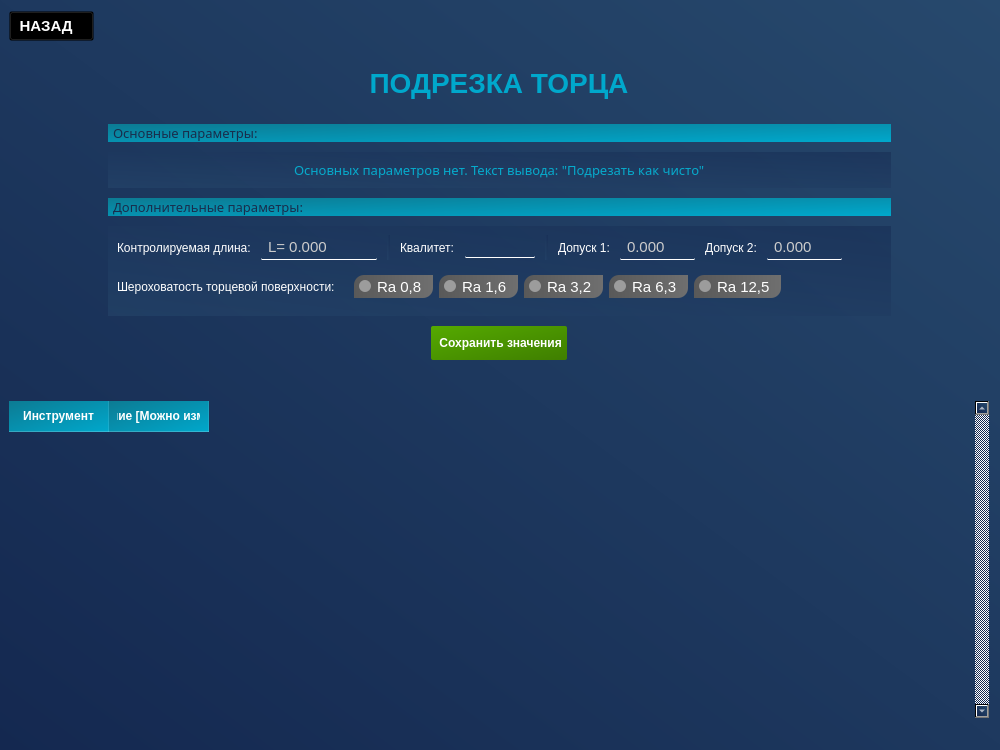
<?xml version="1.0" encoding="UTF-8"?>
<ui version="4.0">
 <class>PageTokarnayaPodrezka</class>
 <widget class="QWidget" name="PageTokarnayaPodrezka">
  <property name="enabled">
   <bool>true</bool>
  </property>
  <property name="geometry">
   <rect>
    <x>0</x>
    <y>0</y>
    <width>1000</width>
    <height>750</height>
   </rect>
  </property>
  <property name="minimumSize">
   <size>
    <width>1000</width>
    <height>750</height>
   </size>
  </property>
  <property name="maximumSize">
   <size>
    <width>1000</width>
    <height>750</height>
   </size>
  </property>
  <property name="windowTitle">
   <string>Подрезка</string>
  </property>
  <property name="styleSheet">
   <string notr="true">color: white;
background-color: qlineargradient(spread:pad, x1:0, y1:1, x2:1, y2:0, stop:0 rgba(20, 40, 80, 255), stop:1 rgba(39, 73, 109, 255));
</string>
  </property>
  <layout class="QVBoxLayout" name="verticalLayout_2">
   <property name="leftMargin">
    <number>9</number>
   </property>
   <item>
    <layout class="QHBoxLayout" name="horizontalLayout_5">
     <property name="topMargin">
      <number>0</number>
     </property>
     <property name="bottomMargin">
      <number>0</number>
     </property>
     <item alignment="Qt::AlignmentFlag::AlignLeft">
      <widget class="QPushButton" name="btn_home_tokarnaya_podrezka">
       <property name="sizePolicy">
        <sizepolicy hsizetype="Minimum" vsizetype="Fixed">
         <horstretch>0</horstretch>
         <verstretch>0</verstretch>
        </sizepolicy>
       </property>
       <property name="minimumSize">
        <size>
         <width>70</width>
         <height>0</height>
        </size>
       </property>
       <property name="maximumSize">
        <size>
         <width>150</width>
         <height>30</height>
        </size>
       </property>
       <property name="font">
        <font>
         <pointsize>11</pointsize>
         <bold>true</bold>
        </font>
       </property>
       <property name="styleSheet">
        <string notr="true">QPushButton {
	border-bottom: 1px solid white;
	height: 30px;
	background-color: rgba(0,0,0,0);
	padding: 5 20 5 5

}
QPushButton:hover {
	border-radius: 10px;
	border: none;
	border-left: 1px solid rgb(58, 170, 255);
	background-color: qlineargradient(spread:pad, x1:1, y1:0.506, x2:0.517045, y2:0.528, stop:0.0340909 rgba(15, 109, 159, 0), stop:1 rgba(15, 109, 159, 64))
}
QPushButton:pressed {
	background-color: rgb(0, 53, 93)
}</string>
       </property>
       <property name="text">
        <string> НАЗАД</string>
       </property>
       <property name="icon">
        <iconset resource="res/res.qrc">
         <normaloff>:/icons/back2.png</normaloff>:/icons/back2.png</iconset>
       </property>
       <property name="iconSize">
        <size>
         <width>20</width>
         <height>20</height>
        </size>
       </property>
      </widget>
     </item>
    </layout>
   </item>
   <item>
    <widget class="QWidget" name="widget" native="true">
     <property name="styleSheet">
      <string notr="true">border: none;
background: none;</string>
     </property>
     <layout class="QVBoxLayout" name="verticalLayout_6">
      <property name="spacing">
       <number>5</number>
      </property>
      <property name="leftMargin">
       <number>15</number>
      </property>
      <property name="topMargin">
       <number>20</number>
      </property>
      <property name="rightMargin">
       <number>15</number>
      </property>
      <property name="bottomMargin">
       <number>15</number>
      </property>
      <item>
       <widget class="QLabel" name="label_4">
        <property name="sizePolicy">
         <sizepolicy hsizetype="Minimum" vsizetype="Maximum">
          <horstretch>3</horstretch>
          <verstretch>0</verstretch>
         </sizepolicy>
        </property>
        <property name="font">
         <font>
          <pointsize>-1</pointsize>
          <fontweight>DemiBold</fontweight>
         </font>
        </property>
        <property name="styleSheet">
         <string notr="true">background-color: none;
color: qlineargradient(spread:pad, x1:0, y1:0, x2:1, y2:1, stop:0 rgba(12, 123, 147, 255), stop:1 rgba(0, 168, 204, 255));
font-size: 28px;
font-weight: 600;
border: none;
width: 300px;

</string>
        </property>
        <property name="text">
         <string>ПОДРЕЗКА ТОРЦА</string>
        </property>
        <property name="alignment">
         <set>Qt::AlignmentFlag::AlignCenter</set>
        </property>
       </widget>
      </item>
      <item>
       <layout class="QHBoxLayout" name="horizontalLayout">
        <property name="leftMargin">
         <number>0</number>
        </property>
        <property name="topMargin">
         <number>0</number>
        </property>
        <property name="rightMargin">
         <number>0</number>
        </property>
        <item>
         <spacer name="horizontalSpacer">
          <property name="orientation">
           <enum>Qt::Orientation::Horizontal</enum>
          </property>
          <property name="sizeHint" stdset="0">
           <size>
            <width>40</width>
            <height>20</height>
           </size>
          </property>
         </spacer>
        </item>
        <item>
         <widget class="QWidget" name="group_value_podrezka" native="true">
          <property name="mouseTracking">
           <bool>true</bool>
          </property>
          <property name="tabletTracking">
           <bool>false</bool>
          </property>
          <property name="autoFillBackground">
           <bool>false</bool>
          </property>
          <property name="styleSheet">
           <string notr="true">QWidget { 
	border: none;
	background: none;
}</string>
          </property>
          <layout class="QVBoxLayout" name="verticalLayout">
           <property name="spacing">
            <number>10</number>
           </property>
           <property name="leftMargin">
            <number>10</number>
           </property>
           <property name="topMargin">
            <number>20</number>
           </property>
           <property name="rightMargin">
            <number>10</number>
           </property>
           <property name="bottomMargin">
            <number>20</number>
           </property>
           <item>
            <widget class="QLabel" name="label_6">
             <property name="font">
              <font>
               <family>Segoe UI Light</family>
               <pointsize>10</pointsize>
               <bold>false</bold>
              </font>
             </property>
             <property name="styleSheet">
              <string notr="true">QLabel {
	background: qlineargradient(spread:pad, x1:0, y1:0, x2:1, y2:1, stop:0 rgba(12, 123, 147, 255), stop:1 rgba(0, 168, 204, 255));
	padding-left: 2px;	
	color: rgb(24, 45, 76)
}
</string>
             </property>
             <property name="text">
              <string>Основные параметры:</string>
             </property>
            </widget>
           </item>
           <item>
            <widget class="QWidget" name="widget_2" native="true">
             <property name="styleSheet">
              <string notr="true">QWidget {
	background: qlineargradient(spread:pad, x1:0, y1:1, x2:1, y2:0, stop:0 rgba(39, 72, 109, 129), stop:1 rgba(21, 41, 81, 129))
}</string>
             </property>
             <layout class="QVBoxLayout" name="verticalLayout_5">
              <item alignment="Qt::AlignmentFlag::AlignHCenter">
               <widget class="QLabel" name="label_7">
                <property name="font">
                 <font>
                  <family>Segoe UI Light</family>
                  <pointsize>10</pointsize>
                 </font>
                </property>
                <property name="styleSheet">
                 <string notr="true">color: rgb(6, 171, 204);
background: none;</string>
                </property>
                <property name="text">
                 <string>Основных параметров нет. Текст вывода: &quot;Подрезать как чисто&quot;</string>
                </property>
               </widget>
              </item>
             </layout>
            </widget>
           </item>
           <item>
            <widget class="QLabel" name="label_5">
             <property name="font">
              <font>
               <family>Segoe UI Light</family>
               <pointsize>10</pointsize>
               <bold>false</bold>
              </font>
             </property>
             <property name="styleSheet">
              <string notr="true">QLabel {
	background: qlineargradient(spread:pad, x1:0, y1:0, x2:1, y2:1, stop:0 rgba(12, 123, 147, 255), stop:1 rgba(0, 168, 204, 255));
	padding-left: 2px;	
	color: rgb(24, 45, 76)
}
</string>
             </property>
             <property name="text">
              <string>Дополнительные параметры:</string>
             </property>
            </widget>
           </item>
           <item>
            <widget class="QWidget" name="widget_3" native="true">
             <property name="styleSheet">
              <string notr="true">QWidget {
	background: qlineargradient(spread:pad, x1:0, y1:1, x2:1, y2:0, stop:0 rgba(39, 72, 109, 129), stop:1 rgba(21, 41, 81, 129));

}
Line {
	background: qlineargradient(spread:pad, x1:0, y1:0, x2:1, y2:1, stop:0 rgba(8, 81, 97, 128), stop:1 rgba(0, 117, 142, 106))
}</string>
             </property>
             <layout class="QVBoxLayout" name="verticalLayout_7">
              <item>
               <layout class="QHBoxLayout" name="horizontalLayout_2">
                <property name="spacing">
                 <number>10</number>
                </property>
                <property name="leftMargin">
                 <number>0</number>
                </property>
                <property name="topMargin">
                 <number>0</number>
                </property>
                <property name="rightMargin">
                 <number>0</number>
                </property>
                <property name="bottomMargin">
                 <number>0</number>
                </property>
                <item>
                 <widget class="QLabel" name="label">
                  <property name="styleSheet">
                   <string notr="true">background: none;</string>
                  </property>
                  <property name="text">
                   <string>Контролируемая длина:</string>
                  </property>
                 </widget>
                </item>
                <item alignment="Qt::AlignmentFlag::AlignLeft">
                 <widget class="QDoubleSpinBox" name="value_length">
                  <property name="enabled">
                   <bool>true</bool>
                  </property>
                  <property name="minimumSize">
                   <size>
                    <width>80</width>
                    <height>0</height>
                   </size>
                  </property>
                  <property name="styleSheet">
                   <string notr="true">QDoubleSpinBox {
	padding: 2 5 2 5;	
	border: none;
	border-bottom: 1px solid white;
	border-radius: 1px;
	background: rgba(255, 255, 255, 0);
	transition: color 0.3s ease;
	transition: border-bottom 0.4s ease;
	color: rgb(204, 204, 204);
	font-size: 15px
}

QDoubleSpinBox:disabled {
	color: rgb(120, 106, 107);
	background: rgba(255, 255, 255, 20);
}

QDoubleSpinBox:hover {
	color: rgb(255, 255, 255)
}

QDoubleSpinBox:pressed {
	border-bottom: 1px solid white;
}
</string>
                  </property>
                  <property name="prefix">
                   <string>L= </string>
                  </property>
                  <property name="decimals">
                   <number>3</number>
                  </property>
                  <property name="maximum">
                   <double>2000.000000000000000</double>
                  </property>
                 </widget>
                </item>
                <item>
                 <widget class="Line" name="line">
                  <property name="styleSheet">
                   <string notr="true"/>
                  </property>
                  <property name="orientation">
                   <enum>Qt::Orientation::Vertical</enum>
                  </property>
                 </widget>
                </item>
                <item>
                 <widget class="QLabel" name="label_2">
                  <property name="styleSheet">
                   <string notr="true">background: none;</string>
                  </property>
                  <property name="text">
                   <string>Квалитет:</string>
                  </property>
                 </widget>
                </item>
                <item>
                 <widget class="QLineEdit" name="kavalitet_length">
                  <property name="enabled">
                   <bool>true</bool>
                  </property>
                  <property name="sizePolicy">
                   <sizepolicy hsizetype="Maximum" vsizetype="Fixed">
                    <horstretch>0</horstretch>
                    <verstretch>0</verstretch>
                   </sizepolicy>
                  </property>
                  <property name="maximumSize">
                   <size>
                    <width>70</width>
                    <height>16777215</height>
                   </size>
                  </property>
                  <property name="font">
                   <font>
                    <pointsize>-1</pointsize>
                    <bold>false</bold>
                   </font>
                  </property>
                  <property name="styleSheet">
                   <string notr="true">QLineEdit {
	padding: 2;	
	border: none;
	border-bottom: 1px solid white;
	border-radius: 1px;
	background: rgba(255, 255, 255, 0);
	transition: color 0.3s ease;
	transition: border-bottom 0.4s ease;
	color: rgb(204, 204, 204);
	font-size: 12px
}
QLineEdit:disabled {
	color: rgb(120, 106, 107);
	background: rgba(255, 255, 255, 20);
}

QLineEdit:hover {
	color: rgb(255, 255, 255)
}

QLineEdit:pressed {
	border-bottom: 1px solid white;
}</string>
                  </property>
                  <property name="text">
                   <string/>
                  </property>
                  <property name="placeholderText">
                   <string/>
                  </property>
                 </widget>
                </item>
                <item>
                 <widget class="Line" name="line_2">
                  <property name="styleSheet">
                   <string notr="true"/>
                  </property>
                  <property name="orientation">
                   <enum>Qt::Orientation::Vertical</enum>
                  </property>
                 </widget>
                </item>
                <item>
                 <widget class="QLabel" name="label_8">
                  <property name="styleSheet">
                   <string notr="true">background: none;</string>
                  </property>
                  <property name="text">
                   <string>Допуск 1:</string>
                  </property>
                 </widget>
                </item>
                <item>
                 <widget class="QDoubleSpinBox" name="dopusk_length">
                  <property name="enabled">
                   <bool>true</bool>
                  </property>
                  <property name="sizePolicy">
                   <sizepolicy hsizetype="Maximum" vsizetype="Fixed">
                    <horstretch>0</horstretch>
                    <verstretch>0</verstretch>
                   </sizepolicy>
                  </property>
                  <property name="maximumSize">
                   <size>
                    <width>80</width>
                    <height>16777215</height>
                   </size>
                  </property>
                  <property name="styleSheet">
                   <string notr="true">QDoubleSpinBox {
	padding: 2 5 2 5;	
	border: none;
	border-bottom: 1px solid white;
	border-radius: 1px;
	background: rgba(255, 255, 255, 0);
	transition: color 0.3s ease;
	transition: border-bottom 0.4s ease;
	color: rgb(204, 204, 204);
	font-size: 15px
}

QDoubleSpinBox:disabled {
	color: rgb(120, 106, 107);
	background: rgba(255, 255, 255, 20);
}

QDoubleSpinBox:hover {
	color: rgb(255, 255, 255)
}

QDoubleSpinBox:pressed {
	border-bottom: 1px solid white;
}
</string>
                  </property>
                  <property name="prefix">
                   <string/>
                  </property>
                  <property name="decimals">
                   <number>3</number>
                  </property>
                  <property name="minimum">
                   <double>-5.000000000000000</double>
                  </property>
                  <property name="maximum">
                   <double>5.000000000000000</double>
                  </property>
                  <property name="singleStep">
                   <double>0.010000000000000</double>
                  </property>
                 </widget>
                </item>
                <item>
                 <widget class="QLabel" name="label_9">
                  <property name="styleSheet">
                   <string notr="true">background: none;</string>
                  </property>
                  <property name="text">
                   <string>Допуск 2:</string>
                  </property>
                 </widget>
                </item>
                <item>
                 <widget class="QDoubleSpinBox" name="dopusk_length_2">
                  <property name="enabled">
                   <bool>true</bool>
                  </property>
                  <property name="sizePolicy">
                   <sizepolicy hsizetype="Maximum" vsizetype="Fixed">
                    <horstretch>0</horstretch>
                    <verstretch>0</verstretch>
                   </sizepolicy>
                  </property>
                  <property name="maximumSize">
                   <size>
                    <width>80</width>
                    <height>16777215</height>
                   </size>
                  </property>
                  <property name="styleSheet">
                   <string notr="true">QDoubleSpinBox {
	padding: 2 5 2 5;	
	border: none;
	border-bottom: 1px solid white;
	border-radius: 1px;
	background: rgba(255, 255, 255, 0);
	transition: color 0.3s ease;
	transition: border-bottom 0.4s ease;
	color: rgb(204, 204, 204);
	font-size: 15px
}

QDoubleSpinBox:disabled {
	color: rgb(120, 106, 107);
	background: rgba(255, 255, 255, 20);
}

QDoubleSpinBox:hover {
	color: rgb(255, 255, 255)
}

QDoubleSpinBox:pressed {
	border-bottom: 1px solid white;
}
</string>
                  </property>
                  <property name="prefix">
                   <string/>
                  </property>
                  <property name="decimals">
                   <number>3</number>
                  </property>
                  <property name="minimum">
                   <double>-5.000000000000000</double>
                  </property>
                  <property name="maximum">
                   <double>5.000000000000000</double>
                  </property>
                  <property name="singleStep">
                   <double>0.010000000000000</double>
                  </property>
                 </widget>
                </item>
                <item>
                 <spacer name="horizontalSpacer_9">
                  <property name="orientation">
                   <enum>Qt::Orientation::Horizontal</enum>
                  </property>
                  <property name="sizeHint" stdset="0">
                   <size>
                    <width>40</width>
                    <height>20</height>
                   </size>
                  </property>
                 </spacer>
                </item>
               </layout>
              </item>
              <item>
               <layout class="QHBoxLayout" name="horizontalLayout_4">
                <property name="spacing">
                 <number>10</number>
                </property>
                <property name="topMargin">
                 <number>0</number>
                </property>
                <item>
                 <widget class="QLabel" name="label_3">
                  <property name="styleSheet">
                   <string notr="true">background: none;</string>
                  </property>
                  <property name="text">
                   <string>Шероховатость торцевой поверхности:</string>
                  </property>
                 </widget>
                </item>
                <item>
                 <widget class="QGroupBox" name="groupBox">
                  <property name="styleSheet">
                   <string notr="true">QGroupBox {
	border: none;
	background: none;
}

QRadioButton {
	background: qlineargradient(spread:pad, x1:0, y1:0, x2:1, y2:0, stop:0 rgba(89, 89, 89, 255), stop:1 rgba(111, 111, 111, 255));
	padding: 2 10 2 5;
	font-size: 15px;
	border-top-left-radius: 10px;
	border-bottom-right-radius: 10px;
}

QRadioButton:hover {
	color: rgb(216, 216, 216);
	background: qradialgradient(spread:pad, cx:0.5, cy:0.5, radius:0.851, fx:0.5, fy:0.5, stop:0 rgba(60, 60, 60, 255), stop:1 rgba(89, 89, 89, 255))
}

QRadioButton:checked {
	background: qlineargradient(spread:pad, x1:0, y1:1, x2:1, y2:0, stop:0 rgba(12, 123, 147, 255), stop:1 rgba(0, 168, 204, 255));
}

QRadioButton:disabled {
	background: 
}
QRadioButton::indicator:enabled {
	background: rgb(156, 156, 156);
}
QRadioButton::indicator:disabled {
	background: none;
	border: 1px solid rgb(200, 200, 200);
	border-radius: 6px;
}
QRadioButton::indicator {
	width: 12px;
	height: 12px;
	background: qlineargradient(spread:pad, x1:0, y1:0, x2:1, y2:0, stop:0 rgba(135, 135, 135, 255), stop:1 rgba(184, 184, 184, 255));
	border-radius: 6px;
}
QRadioButton::indicator:checked {
	background: qlineargradient(spread:pad, x1:0, y1:0, x2:1, y2:1, stop:0 rgba(8, 81, 97, 255), stop:1 rgba(0, 117, 142, 255))
}

QRadioButton:disabled {
	background: none;
	color: rgb(200, 200, 200);
}</string>
                  </property>
                  <property name="title">
                   <string/>
                  </property>
                  <layout class="QHBoxLayout" name="horizontalLayout_6">
                   <item>
                    <widget class="QRadioButton" name="radioButton_ra1">
                     <property name="enabled">
                      <bool>true</bool>
                     </property>
                     <property name="cursor">
                      <cursorShape>PointingHandCursor</cursorShape>
                     </property>
                     <property name="autoFillBackground">
                      <bool>false</bool>
                     </property>
                     <property name="styleSheet">
                      <string notr="true"/>
                     </property>
                     <property name="text">
                      <string>Ra 0,8</string>
                     </property>
                     <property name="checkable">
                      <bool>true</bool>
                     </property>
                     <property name="checked">
                      <bool>false</bool>
                     </property>
                     <property name="autoExclusive">
                      <bool>true</bool>
                     </property>
                    </widget>
                   </item>
                   <item>
                    <widget class="QRadioButton" name="radioButton_ra2">
                     <property name="enabled">
                      <bool>true</bool>
                     </property>
                     <property name="cursor">
                      <cursorShape>PointingHandCursor</cursorShape>
                     </property>
                     <property name="styleSheet">
                      <string notr="true"/>
                     </property>
                     <property name="text">
                      <string>Ra 1,6</string>
                     </property>
                     <property name="checkable">
                      <bool>true</bool>
                     </property>
                     <property name="checked">
                      <bool>false</bool>
                     </property>
                     <property name="autoExclusive">
                      <bool>true</bool>
                     </property>
                    </widget>
                   </item>
                   <item>
                    <widget class="QRadioButton" name="radioButton_ra3">
                     <property name="enabled">
                      <bool>true</bool>
                     </property>
                     <property name="cursor">
                      <cursorShape>PointingHandCursor</cursorShape>
                     </property>
                     <property name="styleSheet">
                      <string notr="true"/>
                     </property>
                     <property name="text">
                      <string>Ra 3,2</string>
                     </property>
                    </widget>
                   </item>
                   <item>
                    <widget class="QRadioButton" name="radioButton_ra4">
                     <property name="enabled">
                      <bool>true</bool>
                     </property>
                     <property name="cursor">
                      <cursorShape>PointingHandCursor</cursorShape>
                     </property>
                     <property name="styleSheet">
                      <string notr="true"/>
                     </property>
                     <property name="text">
                      <string>Ra 6,3</string>
                     </property>
                     <property name="checkable">
                      <bool>true</bool>
                     </property>
                     <property name="checked">
                      <bool>false</bool>
                     </property>
                     <property name="autoExclusive">
                      <bool>true</bool>
                     </property>
                    </widget>
                   </item>
                   <item>
                    <widget class="QRadioButton" name="radioButton_ra5">
                     <property name="enabled">
                      <bool>true</bool>
                     </property>
                     <property name="cursor">
                      <cursorShape>PointingHandCursor</cursorShape>
                     </property>
                     <property name="styleSheet">
                      <string notr="true"/>
                     </property>
                     <property name="text">
                      <string>Ra 12,5</string>
                     </property>
                     <property name="checkable">
                      <bool>true</bool>
                     </property>
                     <property name="checked">
                      <bool>false</bool>
                     </property>
                     <property name="autoExclusive">
                      <bool>true</bool>
                     </property>
                    </widget>
                   </item>
                  </layout>
                 </widget>
                </item>
                <item>
                 <widget class="QPushButton" name="cancel_surf_rad">
                  <property name="cursor">
                   <cursorShape>PointingHandCursor</cursorShape>
                  </property>
                  <property name="styleSheet">
                   <string notr="true">QPushButton {
	image: url(:/icons/return_white.png);
	background: none;
	padding: 5;
	widgth: 25;
	height: 25;
}
QPushButton:hover {
	image: url(:/icons/return_grey.png);
}</string>
                  </property>
                  <property name="text">
                   <string/>
                  </property>
                 </widget>
                </item>
                <item>
                 <spacer name="horizontalSpacer_3">
                  <property name="orientation">
                   <enum>Qt::Orientation::Horizontal</enum>
                  </property>
                  <property name="sizeHint" stdset="0">
                   <size>
                    <width>40</width>
                    <height>20</height>
                   </size>
                  </property>
                 </spacer>
                </item>
               </layout>
              </item>
             </layout>
            </widget>
           </item>
           <item alignment="Qt::AlignmentFlag::AlignHCenter">
            <widget class="QPushButton" name="btn_save">
             <property name="font">
              <font>
               <bold>true</bold>
              </font>
             </property>
             <property name="styleSheet">
              <string notr="true">QPushButton {
	height: 30px;
	border: none;
	border-radius: 2px;
	background-color: qlineargradient(spread:pad, x1:0, y1:0, x2:1, y2:1, stop:0 rgba(85, 170, 0, 255), stop:1 rgba(63, 126, 0, 255));
	padding: 2 5 2 5
}
QPushButton:hover {
	background-color: qlineargradient(spread:pad, x1:0, y1:0, x2:1, y2:1, stop:0 rgba(63, 126, 0, 255), stop:1 rgba(85, 170, 0, 255));
	color: qlineargradient(spread:pad, x1:0, y1:0, x2:1, y2:0, stop:0 rgba(191, 191, 191, 255), stop:1 rgba(211, 211, 211, 255));
	border: 1px solid qlineargradient(spread:pad, x1:0, y1:0, x2:1, y2:1, stop:0 rgba(95, 189, 0, 255), stop:1 rgba(108, 217, 0, 255))
}
QPushButton:pressed {
	background-color: rgb(62, 124, 0)
}</string>
             </property>
             <property name="text">
              <string> Сохранить значения</string>
             </property>
             <property name="icon">
              <iconset resource="res/res.qrc">
               <normaloff>:/icons/save.png</normaloff>:/icons/save.png</iconset>
             </property>
             <property name="iconSize">
              <size>
               <width>20</width>
               <height>20</height>
              </size>
             </property>
            </widget>
           </item>
          </layout>
         </widget>
        </item>
        <item>
         <spacer name="horizontalSpacer_2">
          <property name="orientation">
           <enum>Qt::Orientation::Horizontal</enum>
          </property>
          <property name="sizeHint" stdset="0">
           <size>
            <width>40</width>
            <height>20</height>
           </size>
          </property>
         </spacer>
        </item>
       </layout>
      </item>
     </layout>
    </widget>
   </item>
   <item>
    <layout class="QHBoxLayout" name="horizontalLayout_3">
     <property name="leftMargin">
      <number>0</number>
     </property>
     <property name="topMargin">
      <number>0</number>
     </property>
     <property name="rightMargin">
      <number>0</number>
     </property>
     <property name="bottomMargin">
      <number>0</number>
     </property>
     <item>
      <widget class="QTableWidget" name="table_widget">
       <property name="sizePolicy">
        <sizepolicy hsizetype="Expanding" vsizetype="Expanding">
         <horstretch>0</horstretch>
         <verstretch>0</verstretch>
        </sizepolicy>
       </property>
       <property name="font">
        <font>
         <pointsize>10</pointsize>
        </font>
       </property>
       <property name="styleSheet">
        <string notr="true">/* Сам виджет — прозрачный фон */
* {
 background: rgba(255, 255, 255, 0);
}
QTableWidget {
    background: transparent;
    border: none;
    color: #ffffff;
    gridline-color: rgba(255, 255, 255, 0.15);
    selection-background-color: rgba(255, 255, 255, 0.25);
    selection-color: #ffffff;
}

/* Ячейки — без фона, белый текст */
QTableWidget::item {
    background: transparent;
    color: #ffffff;
    padding: 4px 6px;
    border: none;
	border-left: 1px solid rgba(255, 255, 255, 0.15);
	border-bottom: 1px solid rgba(255, 255, 255, 0.15);
	border-right: 1px solid rgba(255, 255, 255, 0.15);

}






/* Заголовки — ЕДИНСТВЕННОЕ место с фоном */
QHeaderView::section {
    background-color: qlineargradient(spread:pad, x1:0, y1:0, x2:1, y2:1, stop:0 rgba(12, 123, 147, 255), stop:1 rgba(0, 168, 204, 255));
    color: #ffffff;
    padding: 6px 8px;
    border: none;
    border-right: 1px solid rgba(255, 255, 255, 0.1);
    border-bottom: 1px solid rgba(255, 255, 255, 0.2);
    font-weight: bold;
}



/* Угловая кнопка (пересечение заголовков) */
QTableCornerButton::section {
    background-color:  qlineargradient(spread:pad, x1:0, y1:0, x2:1, y2:1, stop:0 rgba(12, 123, 147, 255), stop:1 rgba(0, 168, 204, 255));
    border: none;
    border-right: 1px solid rgba(255, 255, 255, 0.1);
    border-bottom: 1px solid rgba(255, 255, 255, 0.2);
}

/* Скроллбары — минимально, чтобы не мешали */
QTableWidget QScrollBar:vertical {
    background: transparent;
    width: 8px;
}

QTableWidget QScrollBar::handle:vertical {
    background: rgba(255, 255, 255, 0.3);
    border-radius: 4px;
    min-height: 20px;
}

QTableWidget QScrollBar::handle:vertical:hover {
    background: rgba(255, 255, 255, 0.5);
}

QTableWidget QScrollBar::add-line:vertical,
QTableWidget QScrollBar::sub-line:vertical,
QTableWidget QScrollBar::add-page:vertical,
QTableWidget QScrollBar::sub-page:vertical {
    background: transparent;
    height: 0px;
}

QTableWidget QScrollBar:horizontal {
    background: transparent;
    height: 8px;
}

QTableWidget QScrollBar::handle:horizontal {
    background: rgba(255, 255, 255, 0.3);
    border-radius: 4px;
    min-width: 20px;
}

QTableWidget QScrollBar::handle:horizontal:hover {
    background: rgba(255, 255, 255, 0.5);
}

QTableWidget QScrollBar::add-line:horizontal,
QTableWidget QScrollBar::sub-line:horizontal,
QTableWidget QScrollBar::add-page:horizontal,
QTableWidget QScrollBar::sub-page:horizontal {
    background: transparent;
    width: 0px;
}
QPushButton {
	image: url(:/icons/trash.png);
	padding: 10;
	width: 30;
	height: 30;
}
QPushButton:hover {
	image: url(:/icons/trash_grey.png);
	cursor: pointer;
}</string>
       </property>
       <property name="verticalScrollBarPolicy">
        <enum>Qt::ScrollBarPolicy::ScrollBarAlwaysOn</enum>
       </property>
       <property name="horizontalScrollBarPolicy">
        <enum>Qt::ScrollBarPolicy::ScrollBarAlwaysOff</enum>
       </property>
       <property name="autoScroll">
        <bool>false</bool>
       </property>
       <property name="rowCount">
        <number>0</number>
       </property>
       <property name="columnCount">
        <number>2</number>
       </property>
       <attribute name="verticalHeaderVisible">
        <bool>false</bool>
       </attribute>
       <attribute name="verticalHeaderMinimumSectionSize">
        <number>90</number>
       </attribute>
       <attribute name="verticalHeaderDefaultSectionSize">
        <number>100</number>
       </attribute>
       <column>
        <property name="text">
         <string>Инструмент</string>
        </property>
       </column>
       <column>
        <property name="text">
         <string>Описание [Можно изменять]</string>
        </property>
       </column>
      </widget>
     </item>
    </layout>
   </item>
   <item>
    <widget class="QLabel" name="text_error_podrezka">
     <property name="font">
      <font>
       <pointsize>10</pointsize>
      </font>
     </property>
     <property name="styleSheet">
      <string notr="true">background:none;
border: none;</string>
     </property>
     <property name="text">
      <string/>
     </property>
     <property name="alignment">
      <set>Qt::AlignmentFlag::AlignCenter</set>
     </property>
    </widget>
   </item>
  </layout>
 </widget>
 <resources>
  <include location="res/res.qrc"/>
 </resources>
 <connections/>
</ui>
